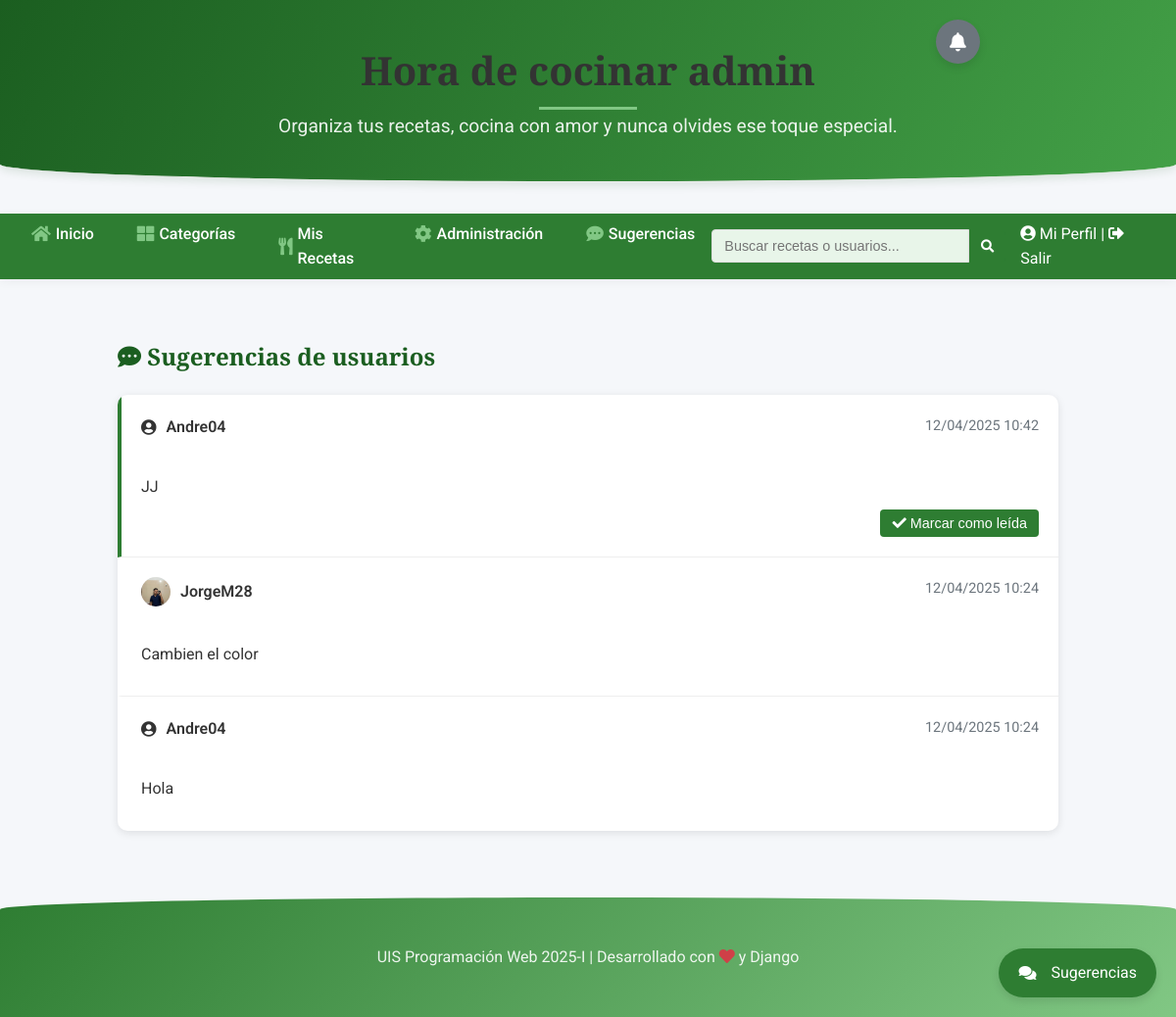
Page /sugerencias/ (signed in) on the earlier database version.
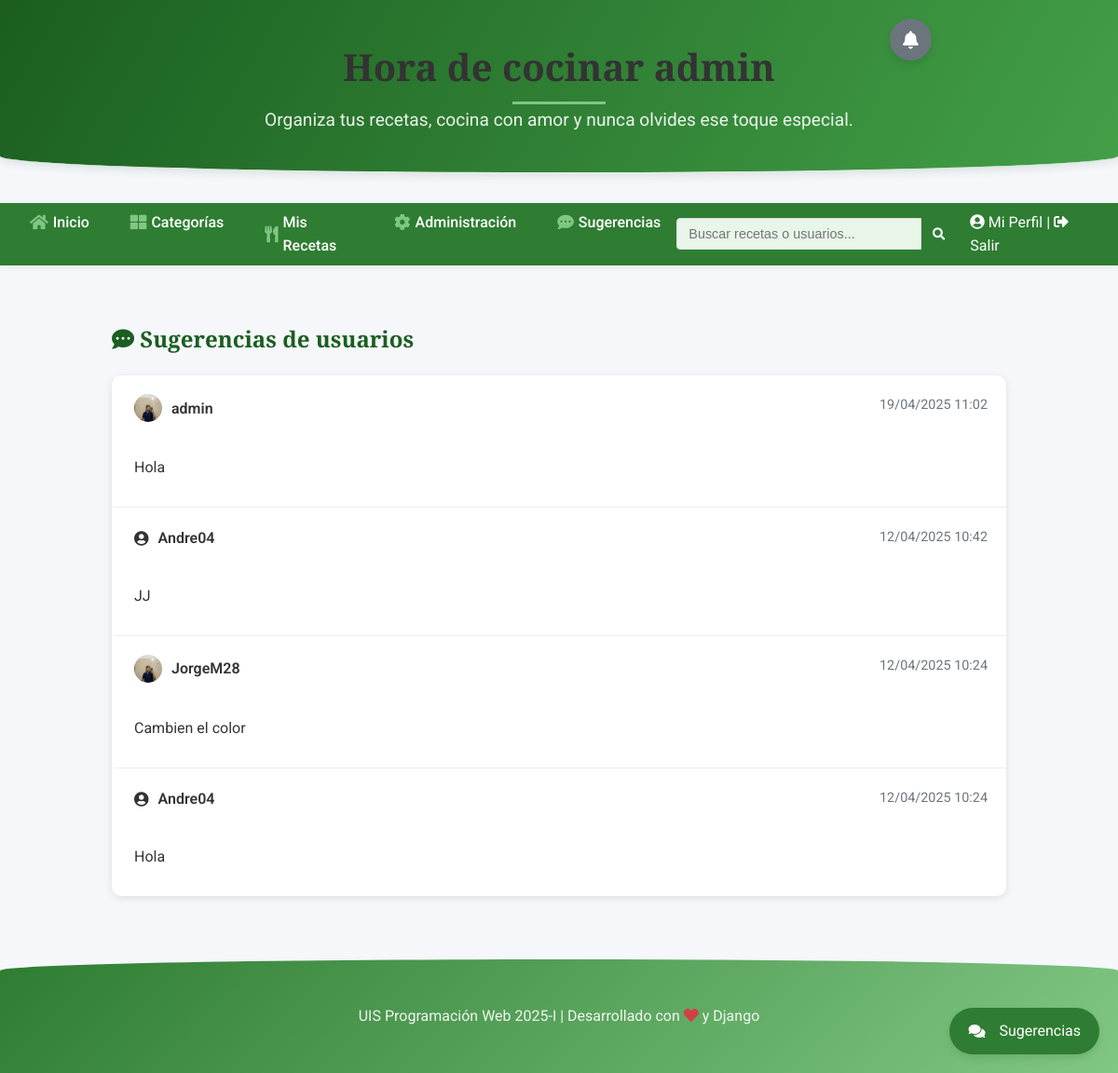
Same page on the later database version.
### post/models.py (models this page shows, shortened)
class Suggestion(models.Model):
    user = models.ForeignKey(User, on_delete=models.CASCADE, related_name='suggestions')
    message = models.TextField(verbose_name='Mensaje')
    created_at = models.DateTimeField(auto_now_add=True)
    is_read = models.BooleanField(default=False)

class Profile(models.Model):
    user = models.OneToOneField(User, on_delete=models.CASCADE)
    profile_image = models.ImageField(upload_to='profile_pics/', null=True, blank=True, verbose_name='Foto de Perfil')
    bio = models.TextField(null=True, blank=True, verbose_name='Biografía')

### post/views.py (the view)
# urls.py: path('sugerencias/', views.suggestions_list, name='suggestions_list'),
@login_required
def suggestions_list(request):
    if not request.user.is_superuser:
        messages.error(request, 'No tienes permiso para acceder a esta página')
        return redirect('index')
    suggestions = Suggestion.objects.all().order_by('-created_at')
    return render(request, 'post/suggestions_list.html', {'suggestions': suggestions})

### post/templates/post/suggestions_list.html (shortened to what this page needs)
{% extends 'post/base.html' %}
{% load static %}
{% block content %}
<div class="suggestions-container">
    <div class="suggestions-header">
        <h1><i class="fas fa-comment-dots"></i> Sugerencias de usuarios</h1>
    </div>
    <div class="suggestions-list">
        {% if suggestions %}
            {% for suggestion in suggestions %}
                <div class="suggestion-item {% if suggestion.is_read %}suggestion-read{% else %}suggestion-unread{% endif %}" id="suggestion-{{ suggestion.id }}">
                    <div class="suggestion-header">
                        <div class="suggestion-user">
                            {% if suggestion.user.profile.profile_image %}
                                <img src="{{ suggestion.user.profile.profile_image.url }}" alt="{{ suggestion.user.username }}">
                            {% else %}
                                <i class="fas fa-user-circle"></i>
                            {% endif %}
                            {{ suggestion.user.username }}
                        </div>
                        <div class="suggestion-time">
                            {{ suggestion.created_at|date:"d/m/Y H:i" }}
                        </div>
                    </div>
                    <div class="suggestion-content">
                        {{ suggestion.message }}
                    </div>
                    {% if not suggestion.is_read %}
                        <div class="suggestion-actions">
                            <button class="btn-mark-read" onclick="markAsRead({{ suggestion.id }})">
                                <i class="fas fa-check"></i> Marcar como leída
                            </button>
                        </div>
                    {% endif %}
                </div>
            {% endfor %}
        {% else %}
            <div class="no-suggestions">
                <i class="fas fa-inbox" style="font-size: 3rem; color: #dee2e6; display: block; margin-bottom: 10px;"></i>
                <h3>No hay sugerencias todavía</h3>
                <p>Cuando los usuarios envíen sugerencias, aparecerán aquí.</p>
            </div>
        {% endif %}
    </div>
</div>
{% endblock %}

Differences in the rows shown:
added Suggestion: user.profile.profile_image (picture), user.username "admin", created_at "19/04/2025 11:02", message "Hola"
changed Suggestion "JJ": no longer shows "Marcar como leída"
